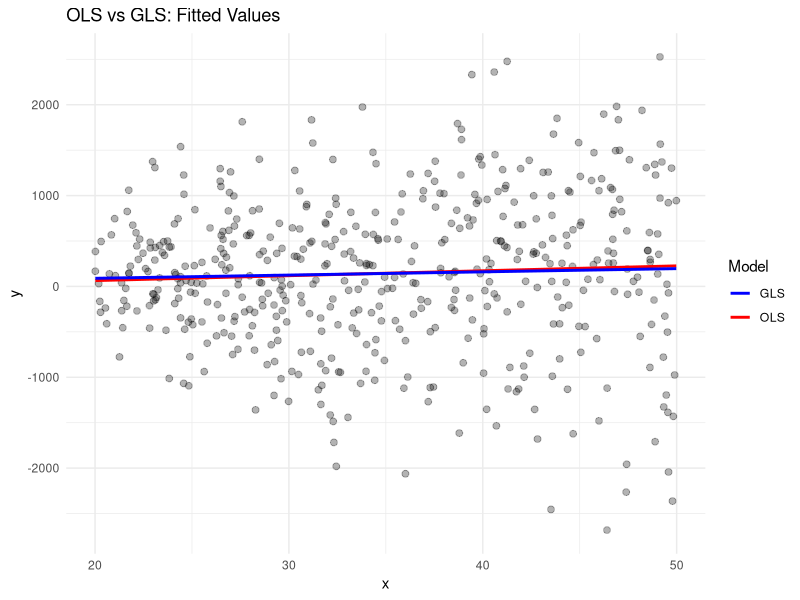

Generate this figure with R:
library(ggplot2)
install.packages("gridExtra")
library(gridExtra)
set.seed(123)
n = 500
alpha = 20
beta = 3
b = c(alpha, beta)

x = runif(n, 20, 50)


y = b[1] + b[2] * x + rnorm(n, mean = 0, sd = 0.5 + b[1]*x + b[2] * x)

model <- lm(y ~ x)
# list(y_hat = model$fitted.values , se = summary(model)$sigma)

# Fit GLS model using weights proportional to variance
weights <- 1/(0.5 + b[1]*x + b[2] * x)^2
gls_model <- lm(y ~ x, weights = weights)

# Compare OLS and GLS estimates
cat("\nOLS estimates:\n")
print(coef(model))
cat("\nGLS estimates:\n")
print(coef(gls_model))

# Create data frame with both OLS and GLS residuals
plot_data <- data.frame(
  x = x,
  y = y,
  ols_residuals = residuals(model),
  gls_residuals = residuals(gls_model),
  ols_fitted = fitted(model),
  gls_fitted = fitted(gls_model)
)

# Create combined plot
combined_plot <- ggplot(plot_data) +
  # Original data points
  geom_point(aes(x = x, y = y), size = 2, alpha = 0.3) +
  
  # Fitted lines
  geom_line(aes(x = x, y = ols_fitted, color = "OLS"), size = 1) +
  geom_line(aes(x = x, y = gls_fitted, color = "GLS"), size = 1) +
  
  # Customize colors and labels
  scale_color_manual(values = c("OLS" = "red", "GLS" = "blue")) +
  labs(title = "OLS vs GLS: Fitted Values",
       x = "x",
       y = "y",
       color = "Model") +
  theme_minimal()

# Display the plot
print(combined_plot)
